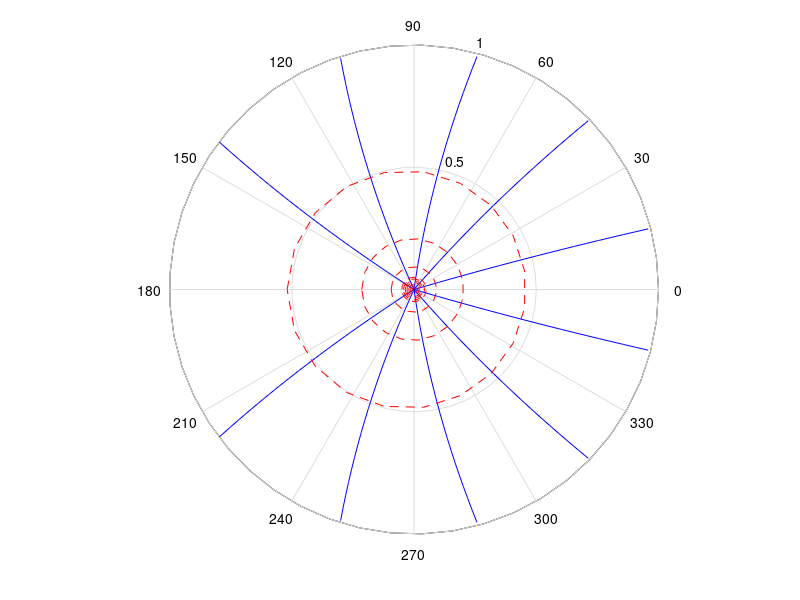

Write MATLAB code to recreate this figure.
clear;
clc;
theta = linspace(-pi, pi, 20);
rho = linspace(0.0001, 1, 20);

[THETA, RHO] = meshgrid(theta, rho);
m = 5;
U = 1;

psi = U*RHO.*sin(THETA) + (m/2*pi)*THETA ;
phi = U*RHO.*cos(THETA) + (m/2*pi)*log(RHO) ;

X = RHO.*cos(THETA);
Y = RHO.*sin(THETA);

% figure1 = figure; 
h = polar(X, Y);
hold all;
contour(X, Y, psi, 20, '-b', linewidth=2);
contour(X, Y, phi, 20, '--r', linewidth=2);
set(h,'Visible','off')
axis off
axis image
% saveas(figure1,'finename.png')

